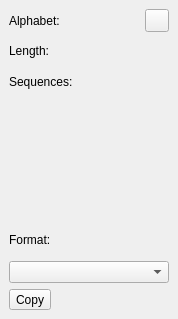
<?xml version="1.0" encoding="UTF-8"?>
<ui version="4.0">
 <class>GeneralTabOptionsPanelWidget</class>
 <widget class="QWidget" name="GeneralTabOptionsPanelWidget">
  <property name="geometry">
   <rect>
    <x>0</x>
    <y>0</y>
    <width>178</width>
    <height>319</height>
   </rect>
  </property>
  <property name="windowTitle">
   <string>Form</string>
  </property>
  <layout class="QVBoxLayout" name="layout">
   <property name="spacing">
    <number>5</number>
   </property>
   <property name="leftMargin">
    <number>0</number>
   </property>
   <property name="topMargin">
    <number>0</number>
   </property>
   <property name="rightMargin">
    <number>0</number>
   </property>
   <property name="bottomMargin">
    <number>0</number>
   </property>
   <item>
    <widget class="QWidget" name="alignmentInfoWidget" native="true">
     <layout class="QGridLayout" name="alignmentInfoWidgetLayout">
      <item row="1" column="1">
       <widget class="QLabel" name="alignmentLength">
        <property name="sizePolicy">
         <sizepolicy hsizetype="Expanding" vsizetype="Preferred">
          <horstretch>0</horstretch>
          <verstretch>0</verstretch>
         </sizepolicy>
        </property>
        <property name="text">
         <string/>
        </property>
        <property name="alignment">
         <set>Qt::AlignLeading|Qt::AlignLeft|Qt::AlignVCenter</set>
        </property>
       </widget>
      </item>
      <item row="1" column="0">
       <widget class="QLabel" name="alignmentLengthLabel">
        <property name="sizePolicy">
         <sizepolicy hsizetype="Minimum" vsizetype="Preferred">
          <horstretch>0</horstretch>
          <verstretch>0</verstretch>
         </sizepolicy>
        </property>
        <property name="text">
         <string>Length:</string>
        </property>
       </widget>
      </item>
      <item row="0" column="0">
       <widget class="QLabel" name="alignmentAlphabetLabel">
        <property name="sizePolicy">
         <sizepolicy hsizetype="Minimum" vsizetype="Preferred">
          <horstretch>0</horstretch>
          <verstretch>0</verstretch>
         </sizepolicy>
        </property>
        <property name="text">
         <string>Alphabet:</string>
        </property>
       </widget>
      </item>
      <item row="2" column="1">
       <widget class="QLabel" name="alignmentHeight">
        <property name="sizePolicy">
         <sizepolicy hsizetype="Expanding" vsizetype="Preferred">
          <horstretch>0</horstretch>
          <verstretch>0</verstretch>
         </sizepolicy>
        </property>
        <property name="text">
         <string/>
        </property>
        <property name="alignment">
         <set>Qt::AlignLeading|Qt::AlignLeft|Qt::AlignVCenter</set>
        </property>
       </widget>
      </item>
      <item row="0" column="1">
       <widget class="QLabel" name="alignmentAlphabet">
        <property name="sizePolicy">
         <sizepolicy hsizetype="Expanding" vsizetype="Preferred">
          <horstretch>0</horstretch>
          <verstretch>0</verstretch>
         </sizepolicy>
        </property>
        <property name="text">
         <string/>
        </property>
        <property name="alignment">
         <set>Qt::AlignLeading|Qt::AlignLeft|Qt::AlignVCenter</set>
        </property>
       </widget>
      </item>
      <item row="2" column="0">
       <widget class="QLabel" name="alignmentHeightLabel">
        <property name="sizePolicy">
         <sizepolicy hsizetype="Minimum" vsizetype="Preferred">
          <horstretch>0</horstretch>
          <verstretch>0</verstretch>
         </sizepolicy>
        </property>
        <property name="text">
         <string>Sequences:</string>
        </property>
        <property name="wordWrap">
         <bool>true</bool>
        </property>
       </widget>
      </item>
      <item row="0" column="2">
       <widget class="QToolButton" name="convertAlphabetButton">
        <property name="toolTip">
         <string/>
        </property>
        <property name="text">
         <string/>
        </property>
        <property name="icon">
         <iconset resource="../../../../U2Gui/U2Gui.qrc">
          <normaloff>:/core/images/goto.png</normaloff>:/core/images/goto.png</iconset>
        </property>
        <property name="toolButtonStyle">
         <enum>Qt::ToolButtonTextBesideIcon</enum>
        </property>
       </widget>
      </item>
     </layout>
    </widget>
   </item>
   <item>
    <widget class="U2::MaConsensusModeWidget" name="consensusModeWidget" native="true"/>
   </item>
   <item>
    <widget class="QWidget" name="copyTypeWidget" native="true">
     <layout class="QVBoxLayout" name="verticalLayout_3">
      <item>
       <widget class="QLabel" name="copyTypeLabel">
        <property name="text">
         <string>Format:</string>
        </property>
       </widget>
      </item>
      <item>
       <widget class="QComboBox" name="copyType"/>
      </item>
      <item>
       <widget class="QToolButton" name="copyButton">
        <property name="text">
         <string>Copy</string>
        </property>
       </widget>
      </item>
     </layout>
    </widget>
   </item>
  </layout>
 </widget>
 <customwidgets>
  <customwidget>
   <class>U2::MaConsensusModeWidget</class>
   <extends>QWidget</extends>
   <header>ov_msa/general/MaConsensusModeWidget.h</header>
   <container>1</container>
  </customwidget>
 </customwidgets>
 <resources>
  <include location="../../../../U2Gui/U2Gui.qrc"/>
 </resources>
 <connections/>
</ui>
